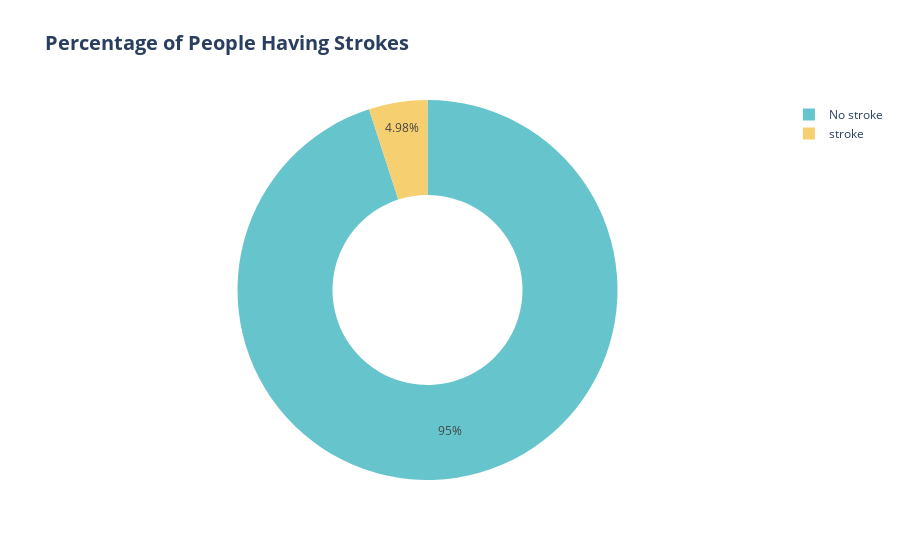

The notebook cell saved with this chart:
### Markdown cell above
## Handling imbalance data

### Code cell
fig=px.pie(final_data,values=df[target_feature].value_counts(),
           names=["No stroke","stroke"],title="<b>Percentage of People Having Strokes",
           hole=.5,
       color_discrete_sequence=px.colors.qualitative.Pastel,template="plotly")
fig.update_layout(title_font_size=20)
fig.show()

### Figure 1 — Plotly figure (JSON) as saved in the notebook; plotly's stock layout.template omitted (floating-point values rounded to 4 significant figures)
{"data": [{"domain": {"x": [0, 1], "y": [0, 1]}, "hole": 0.5, "hovertemplate": "label=%{label}<br>value=%{value}<extra></extra>", "labels": ["No stroke", "stroke"], "legendgroup": "", "name": "", "showlegend": true, "type": "pie", "values": [4733, 248]}], "layout": {"legend": {"tracegroupgap": 0}, "piecolorway": ["rgb(102, 197, 204)", "rgb(246, 207, 113)", "rgb(248, 156, 116)", "rgb(220, 176, 242)", "rgb(135, 197, 95)", "rgb(158, 185, 243)", "rgb(254, 136, 177)", "rgb(201, 219, 116)", "rgb(139, 224, 164)", "rgb(180, 151, 231)", "rgb(179, 179, 179)"], "title": {"font": {"size": 20}, "text": "<b>Percentage of People Having Strokes"}}}
